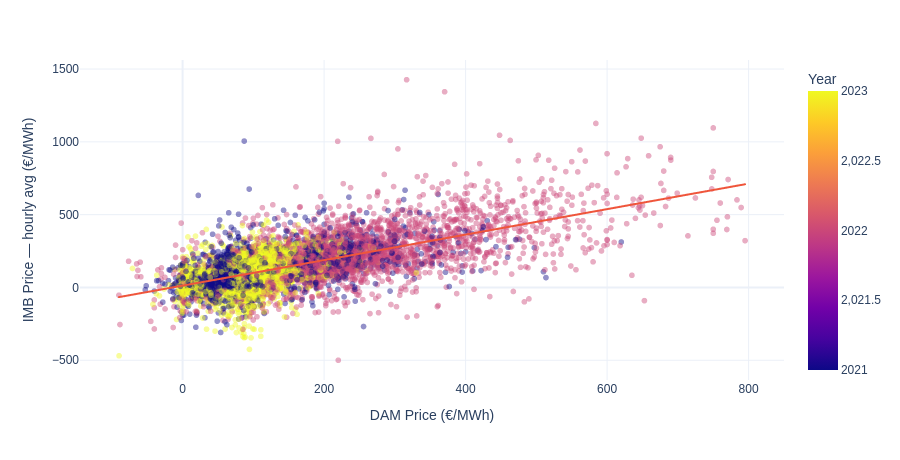

Notebook source saved alongside this figure:
### Markdown cell above
---
## 3 — Joint Analysis <a id='joint'></a>

### Code cell
# 3.1 — DAM vs IMB price (hourly average of 15-min IMB)
_TITLE_JOINT = "DAM vs IMB Price (hourly, sample n=8,000)"

imb_hourly = (
    imb.set_index("timestamp")["pos_ip"]
    .resample("1h").mean()
    .reset_index()
    .rename(columns={"timestamp": "Date", "pos_ip": "imb_price"})
)
joint = dam.merge(imb_hourly, on="Date", how="inner")
sample = joint.sample(min(8000, len(joint)), random_state=42)

fig = px.scatter(
    sample, x="Price", y="imb_price",
    color="year",
    color_continuous_scale=px.colors.sequential.Plasma,
    opacity=0.45,
    labels={
        "Price":     "DAM Price (€/MWh)",
        "imb_price": "IMB Price — hourly avg (€/MWh)",
        "year":      "Year",
    },
    template=TEMPLATE,
    trendline="ols",
)
fig.update_layout(font_family=FONT, height=460)
save(fig, "joint_dam_vs_imb_scatter.png", title=_TITLE_JOINT, h=480)
fig.show()

### Figure 1 — Plotly figure (JSON) as saved in the notebook; plotly's stock layout.template omitted (floating-point values rounded to 4 significant figures; data arrays with more than 128 entries replaced by an {"elided": "..."} marker saying what was removed)
{"data": [{"hovertemplate": "DAM Price (€/MWh)=%{x}<br>IMB Price — hourly avg (€/MWh)=%{y}<br>Year=%{marker.color}<extra></extra>", "legendgroup": "", "marker": {"color": {"elided": "8000 int values"}, "coloraxis": "coloraxis", "opacity": 0.45, "symbol": "circle"}, "mode": "markers", "name": "", "showlegend": false, "type": "scattergl", "x": {"elided": "8000 float values"}, "xaxis": "x", "y": {"elided": "8000 float values"}, "yaxis": "y"}, {"hovertemplate": "<b>OLS trendline</b><br>imb_price = 0.875734 * Price + 12.5295<br>R<sup>2</sup>=0.440581<br><br>DAM Price (€/MWh)=%{x}<br>IMB Price — hourly avg (€/MWh)=%{y} <b>(trend)</b><extra></extra>", "legendgroup": "", "marker": {"symbol": "circle"}, "mode": "lines", "name": "", "showlegend": false, "type": "scattergl", "x": {"elided": "8000 float values"}, "xaxis": "x", "y": {"elided": "8000 float values"}, "yaxis": "y"}], "layout": {"coloraxis": {"colorbar": {"title": {"text": "Year"}}, "colorscale": [[0, "#0d0887"], [0.1111, "#46039f"], [0.2222, "#7201a8"], [0.3333, "#9c179e"], [0.4444, "#bd3786"], [0.5556, "#d8576b"], [0.6667, "#ed7953"], [0.7778, "#fb9f3a"], [0.8889, "#fdca26"], [1, "#f0f921"]]}, "font": {"family": "Arial"}, "height": 460, "legend": {"tracegroupgap": 0}, "margin": {"t": 60}, "xaxis": {"anchor": "y", "domain": [0, 1], "title": {"text": "DAM Price (€/MWh)"}}, "yaxis": {"anchor": "x", "domain": [0, 1], "title": {"text": "IMB Price — hourly avg (€/MWh)"}}}}
